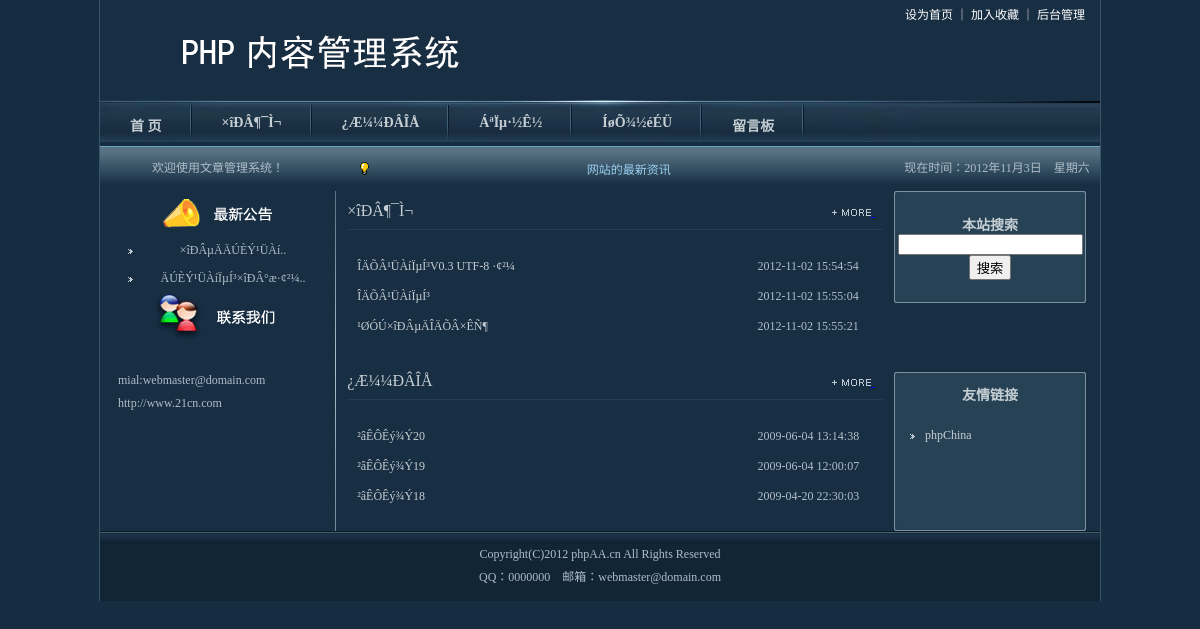
The page / on the database its author committed.
### tables this page shows
CREATE TABLE IF NOT EXISTS `cms_category` (
  `id` int(11) NOT NULL AUTO_INCREMENT COMMENT 'À¸Ä¿ID',
  `pid` int(11) NOT NULL DEFAULT '0' COMMENT '¸¸À¸Ä¿ID',
  `name` varchar(50) NOT NULL DEFAULT '' COMMENT 'À¸Ä¿Ãû³Æ',
  `description` text,
  `seq` int(11) NOT NULL DEFAULT '0' COMMENT 'À¸Ä¿ÅÅÐò',
  PRIMARY KEY (`id`)
);

CREATE TABLE IF NOT EXISTS `cms_page` (
  `id` int(11) NOT NULL AUTO_INCREMENT COMMENT 'ID',
  `code` varchar(20) DEFAULT NULL COMMENT '±ðÃû',
  `title` varchar(100) DEFAULT NULL COMMENT 'Ãû³Æ',
  `content` text COMMENT 'ÄÚÈÝ',
  `created_date` datetime DEFAULT NULL COMMENT '´´½¨ÈÕÆÚ',
  PRIMARY KEY (`id`)
);

CREATE TABLE IF NOT EXISTS `cms_notice` (
  `id` int(11) NOT NULL AUTO_INCREMENT COMMENT 'ID',
  `title` varchar(200) NOT NULL COMMENT '¹«¸æ±êÌâ',
  `content` text NOT NULL COMMENT '¹«¸æÄÚÈÝ',
  `state` int(11) NOT NULL DEFAULT '0' COMMENT '×´Ì¬£¨0 ·¢²¼ 1 ½ûÓÃ£©',
  PRIMARY KEY (`id`)
);

CREATE TABLE IF NOT EXISTS `cms_article` (
  `id` int(11) NOT NULL AUTO_INCREMENT COMMENT 'ÎÄÕÂID',
  `cid` int(11) NOT NULL COMMENT 'ËùÊôÀ¸Ä¿ID',
  `title` varchar(200) NOT NULL DEFAULT '' COMMENT '±êÌâ',
  `subtitle` varchar(200) DEFAULT '',
  `att` set('a','b','c','d','e','f','g') DEFAULT '' COMMENT 'ÊôÐÔ',
  `pic` varchar(200) DEFAULT NULL COMMENT 'ËõÂÔÍ¼',
  `source` varchar(200) DEFAULT NULL COMMENT 'À´Ô´',
  `author` varchar(20) DEFAULT NULL COMMENT '×÷Õß',
  `resume` varchar(500) DEFAULT NULL COMMENT 'ÕªÒª',
  `pubdate` varchar(40) NOT NULL DEFAULT '' COMMENT '·¢±íÈÕÆÚ',
  `content` text COMMENT 'ÎÄÕÂÄÚÈÝ',
  `hits` int(11) NOT NULL DEFAULT '0' COMMENT 'µã»÷´ÎÊý',
  `created_by` int(11) NOT NULL COMMENT '´´½¨Õß',
  `created_date` datetime NOT NULL COMMENT '´´½¨Ê±¼ä',
  `delete_session_id` int(11) DEFAULT NULL COMMENT 'É¾³ýÈËID',
  PRIMARY KEY (`id`)
);

CREATE TABLE IF NOT EXISTS `cms_friendlink` (
  `id` int(11) NOT NULL AUTO_INCREMENT COMMENT 'ID',
  `name` varchar(200) NOT NULL COMMENT 'ÍøÕ¾Ãû³Æ',
  `url` varchar(200) NOT NULL COMMENT 'ÍøÖ·',
  `description` varchar(400) NOT NULL COMMENT 'Õ¾µã¼ò½é',
  `logo` varchar(200) NOT NULL COMMENT 'ÍøÕ¾LOGO',
  `seq` int(11) NOT NULL DEFAULT '0' COMMENT 'ÅÅÁÐË³Ðò',
  PRIMARY KEY (`id`)
);

### include/config.inc.php (called while the page is built, shortened)
<?php
require_once ROOT_PATH.'include/db_mysql.php';
$db = new db_mysql();
?>

### include/db_mysql.php (called while the page is built, shortened)
<?php
class db_mysql {
	private $link_id = NULL;
	function __construct() {
		$this->debug = false;
	}
	function connect($dbhost, $dbuser, $dbpwd, $dbname = '', $dbcharset = 'utf8', $pconnect = 0) {
		if ($pconnect) {
			if (! $this->link_id = mysql_pconnect ( $dbhost, $dbuser, $dbpwd )) {
				$this->ErrorMsg ();
			}
		} else {
			if (! $this->link_id = mysql_connect ( $dbhost, $dbuser, $dbpwd, 1 )) {
				$this->ErrorMsg ();
			}
		}
	}
	function query($sql) {
		if (! ($query = mysql_query ( $sql, $this->link_id ))) {
			$this->ErrorMsg ();
			return false;
		} else {
			return $query;
		}
	}
	function getList($sql) {
		$res = $this->query ( $sql );
		if ($res !== false) {
			$arr = array ();
			$row = mysql_fetch_assoc ( $res );
			while ($row) {
				$arr [] = $row;
				$row = mysql_fetch_assoc ( $res );
			}
			return $arr;
		} else {
			return false;
		}
	}
	function selectLimit($sql, $numrows=-1, $offset=-1) {
		if($offset==-1){
			$sql .= ' LIMIT ' . $numrows;
		}else{
			$sql .= ' LIMIT ' . $offset . ', ' . $numrows;
		}
		return $this->getList( $sql );
	}
	function getRowsNum($sql) {
		$query = $this->query ( $sql );
		return mysql_num_rows ( $query );
	}
}
?>

### include/common.function.php (called while the page is built, shortened)
<?php
function getCategoryList($pid=0){
	global $db;
	return $db->getList("select * from cms_category where pid=".$pid);
}
function getPageList(){
	global $db;
	return $db->getList("select * from cms_page order by code asc");
}
function getNoticeList(){
	global $db;
	return $db->getList("select * from cms_notice where state=0");
}
function getFriendlinkList(){
	global $db;
	return $db->getList("select * from cms_friendlink order by seq");
}
function getArticleList($str=''){
	global $db;
	$curpage = empty($_GET['page'])?0:($_GET['page']-1);
	$init_array =array(
		'row'		=>0,
		'titlelen'	=>0,
		'keywords'	=>0,
		'type'		=>'',
		'cid'		=>'',
		'order'		=>'id',
		'orderway'	=>'desc'
	);
	$str_array = explode('|',$str);
	foreach($str_array as $_str_item){
		if(!empty($_str_item)){
			$_str_item_array = explode('=',$_str_item);
			if(!empty($_str_item_array[0])&&!empty($_str_item_array[1])){
				$init_array[$_str_item_array[0]]=$_str_item_array[1];
			}
		}
	}
	$row		 = $init_array['row'];
	$titlelen	 = $init_array['titlelen'];
	$type		 = $init_array['type'];
	$cid		 = $init_array['cid'];
	$order		 = $init_array['order'];
	$orderway	 = $init_array['orderway'];
	if(!empty($titlelen)){
		$title="substring(a.title,1,".$titlelen.") as title";
	}else{
		$title="a.title";
	}
	$where = "";
	if(!empty($cid)){
		$where .= " and a.cid in (".$cid.")";
	}else{
		if(isset($_GET['id'])&&!empty($_GET['id'])&&is_numeric($_GET['id'])){
			$where .= " and a.cid in (".$_GET['id'].")";
		}
	}
	$sql = "select
	a.id,b.id as cid,".$title.",a.att,a.pic,a.source,
	a.author,a.resume,a.pubdate,a.content,a.hits,a.created_by,a.created_date,
	b.name
	from cms_article a
	left outer join cms_category b on a.cid=b.id
	where a.delete_session_id is null ".$where." order by a.".$order." ".$orderway;
	global $pageList;
	$pageList['pagination_total_number']	= $db->getRowsNum($sql);
	$pageList['pagination_perpage'] 		= empty($row)?$pageList['pagination_total_number']:$row;
	return $db->selectLimit($sql,$pageList['pagination_perpage'],$curpage*$row);
}
?>

### index.php (the view, shortened to what this page needs)
<?php
include_once 'header.php';
?>
<table width="1000" border="0" cellspacing="0" cellpadding="0" class="mainBg">
  <tr>
    <td width="236" height="45" align="center" class="hui">欢迎使用文章管理系统！</td>
    <td width="558" class="blue"><MARQUEE scrollAmount=1 scrollDelay=40 direction=left width=558 >
      <table width="528" border="0" align="center" cellpadding="0" cellspacing="0">
        <tr>
          <td width="28" align="center"><img src="images/ico.gif" width="9" height="13" /></td>
          <td width="520">网站的最新资讯</td>
        </tr>
      </table>
      </MARQUEE>
    </td>
    <td width="206"><span class="hui">现在时间：2012年11月3日　星期六</span></td>
  </tr>
  <tr>
    <td height="300" rowspan="2" valign="top" class="leftBoxLine">
     <table width="220" border="0" align="center" cellpadding="0" cellspacing="0">
        <tr>
          <td height="40" class="leftTitleBg">
          <img src="images/img_03.gif" width="114" height="35" /></td>
        </tr>
        <tr>
          <td height="40" style="padding-left:20px;">
            <marquee scrollamount="1" scrolldelay="40" direction="up" width="220"
               height="120" onmouseover="this.stop()" onmouseout="this.start()">
            <?php foreach(getNoticeList() as $list){?>
            <div class="divList">
               <a href="notice.php?id=<?php echo $list['id']?>"
                   class="hui12" target="_blank"><?php echo $list['title']?>..</a>
             </div>
            <?php }?>
            </MARQUEE>
          </td>
        </tr>
      </table>
      <table width="220" border="0" align="center" cellpadding="0" cellspacing="0">
        <tr>
          <td height="47" class="leftTitleBg"><img src="images/img_04.gif" width="125" height="47" /></td>
        </tr>
        <tr>
          <td height="120" align="left" valign="top" class="hui" style="padding-left:10px"><br />
            mial:webmaster@domain.com<br />
            http://www.21cn.com
            </a> </td>
        </tr>
      </table></td>
    <td rowspan="2" valign="top">
	<?php foreach(getCategoryList() as $list){?>
      <table width="96%" border="0" align="center" cellpadding="0" cellspacing="0" >
        <tr>
          <td width="82%" height="40" align="left" class="centerTitleBg">
		        <?php echo $list['name']?>
          </td>
          <td width="18%" align="right" class="centerTitleBg">
             <a href="list.php?id=16">
             <img src="images/more.gif" width="39" height="7" border="0" />
             </a>&nbsp;&nbsp;</td>
        </tr>
        <tr>
          <td colspan="2" align="left" valign="top" class="hui">
            <table width="99%" border="0" cellpadding="0" cellspacing="0" class="news">
             <?php foreach(getArticleList("cid=".$list['id']."|row=3") as $list){?>
              <tr>
                <td height="25" align="left">
                <a href="show.php?id=<?php echo $list['id']?>" target="_blank">
				  <?php echo $list['title']?></a>&nbsp;</td>
                <td width="120" align="left">
				  <?php echo $list['pubdate']?>&nbsp;</td>
              </tr>
              <?php }?>
            </table></td>
        </tr>
      </table>
      <?php }?>
      </td>
    <td align="left" valign="top"><table width="192" border="0" cellpadding="0" cellspacing="0">
      <tr>
        <td><img src="images/img_09.gif" width="192" height="9" /></td>
      </tr>
      <tr>
        <th align="center" class="ProductLine"><form id="form1" name="form1" method="get" action="search.php">
            <p>
              本站搜索
                <br />
                <input type="text" name="keywords" id="keywords" />
                <br />
                <input type="submit" name="button" id="button" value="搜索" />
            </p>
        </form></th>
      </tr>
      <tr>
        <td><img src="images/img_10.gif" width="192" height="9" /></td>
      </tr>
    </table>      <br /></td>
  </tr>
  <tr>
    <td align="left" valign="bottom"><table width="192" border="0" cellpadding="0" cellspacing="0">
      <tr>
        <td><img src="images/img_09.gif" width="192" height="9" /></td>
      </tr>
      <tr>
        <th height="26" class="ProductLine" align="center">友情链接</th>
      </tr>
      <tr>
        <td height="100" align="left" valign="top" class="ProductLine padding"><?php foreach(getFriendLinkList() as $list){?>
          <div class="ProductList"><a href="<?php echo $list['url']?>" target="_blank"><?php echo $list['name']?></a></div>
          <?php }?></td>
      </tr>
      <tr>
        <td><img src="images/img_10.gif" width="192" height="9" /></td>
      </tr>
    </table></td>
  </tr>
</table>
<?php
include_once 'footer.php';
?>

### header.php (shortened to what this page needs)
<?php
include_once 'include/config.inc.php';
include_once 'include/common.function.php';
?>
<!DOCTYPE html PUBLIC "-//W3C//DTD XHTML 1.0 Transitional//EN" "http://www.w3.org/TR/xhtml1/DTD/xhtml1-transitional.dtd">
<html xmlns="http://www.w3.org/1999/xhtml">
<head>
<link href="images/css.css" rel="stylesheet" type="text/css" />
</head>
<body>
<div class="main">
<table width="100%" border="0" cellspacing="0" cellpadding="0">
  <tr>
    <td width="443" height="100" align="center" bgcolor="#182E43"><a href="http://www.phpaa.cn" target="_blank"><img src="images/logo.gif" width="396" height="78" border="0" /></a></td>
    <td align="right" valign="top" bgcolor="#182E43" class="white" style="padding-top:5px">
    <a href="http://www.phpaa.cn" onClick="this.style.behavior='url(#default#homepage)';this.setHomePage('http://www.phpaa.cn/');return(false);" style="behavior: url(#default#homepage)" class="white">设为首页 </a>｜
    <a href="javascript:window.external.addFavorite('http://www.phpaa.cn/','文章管理系统');" class="white">加入收藏 </a>｜
    <a href="admin/" class="white">后台管理&nbsp;&nbsp;&nbsp;&nbsp;&nbsp;</a> </td>
  </tr>
</table>
<table width="100%" border="0" cellspacing="0" cellpadding="0" class="navBg">
  <tr>
    <td align="center" valign="top">
      <div class="nav"><a href="index.php">首  页</a></div>
      <?php foreach(getCategoryList() as $list){?>
      <div class="nav"><a href="list.php?id=<?php echo $list['id']?>"><?php echo $list['name']?></a></div>
      <?php }?>
      <?php foreach(getPageList() as $list){?>
      <div class="nav"><a href="page.php?id=<?php echo $list['id']?>"><?php echo $list['title']?></a></div>
      <?php }?>
      <div class="nav"><a href="message.php">留言板</a></div></td>
  </tr>
</table>

### images/css.css (style rules this page uses)
body { background-color: #162C40;margin: 0px;text-align:center; }
.main { border-left:1px solid #3B5669;border-right:1px solid #3B5669; width:1000px; margin:0px auto }
.white { font-size:12px; color:#fff; }
a.white:link { color:#fff; text-decoration:none; line-height:20px; }
.hui12 { font-size:12px; color:#fff; }
a.hui12:link { color:#B1BFC9; text-decoration:none; }
.hui { font-size:12px; color:#B0BEC9; line-height:23px; }
.blue { font-size:12px; color:#9BCFF0; }
.navBg { background:url(nav_bg.gif) no-repeat top; height:42px; margin-bottom:4px; padding-top:5px; }
.nav { background:url(nav_line.gif) no-repeat center right; height:26px; padding-top:10px;font-size:14px; color:#C5CED3; padding-left:30px; padding-right:30px; float:left; font-weight:bold; }
.nav a:link { color:#C5CED3; text-decoration:none; }
.mainBg { background:url(mainBg.gif) repeat-x top #182E43; }
.leftBoxLine { background:url(img_01.gif) no-repeat center right; }
.leftTitleBg { background:url(img_02.gif) no-repeat top bottom; padding-bottom:6px; }
.divList { width:180px; height:22px; padding-top:6px; float:left; font-size:12px; color:#B1BEC6; background: url(ico01.gif) no-repeat center left; padding-left:15px; }
.centerTitleBg { background:url(img_05.gif) repeat-x bottom; color:#C5CED3 }
.ProductLine { color:#C5CED3; border-left:1px solid #7B919F;border-right:1px solid #7B919F; background:#274255; font-size:14px; }
.padding { padding-left:15px; padding-top:15px; }
.ProductList { width:155px; height:22px; padding-top:6px; float:left; font-size:12px; color:#B1BEC6; background: url(ico01.gif) no-repeat center left; padding-left:15px; }
.ProductList a:link { color:#C5CED3; text-decoration:none; }
.news { font-size:12px; color:#B0BEC9; margin-bottom:20px; }
.news td { padding-left:10px; line-height:30px; }
.news a:link { color:#C5CED3; text-decoration:none; }

### rows shown on the page
cms_category: name "×îÐÂ¶¯Ì¬"
cms_category: name "¿Æ¼¼ÐÂÎÅ"
cms_page: title "ÁªÏµ·½Ê½"
cms_page: title "ÍøÕ¾½éÉÜ"
cms_notice: title "×îÐÂµÄÄÚÈÝ¹ÜÀí"
cms_notice: title "ÄÚÈÝ¹ÜÀíÏµÍ³×îÐÂ°æ·¢²¼"
cms_article: title "ÎÄÕÂ¹ÜÀíÏµÍ³V0.3 UTF-8 ·¢²¼", pubdate "2012-11-02 15:54:54"
cms_article: title "ÎÄÕÂ¹ÜÀíÏµÍ³", pubdate "2012-11-02 15:55:04"
cms_article: title "¹ØÓÚ×îÐÂµÄÎÄÕÂ×ÊÑ¶", pubdate "2012-11-02 15:55:21"
cms_article: title "²âÊÔÊý¾Ý20", pubdate "2009-06-04 13:14:38"
cms_article: title "²âÊÔÊý¾Ý19", pubdate "2009-06-04 12:00:07"
cms_article: title "²âÊÔÊý¾Ý18", pubdate "2009-04-20 22:30:03"
cms_friendlink: name "phpChina"
